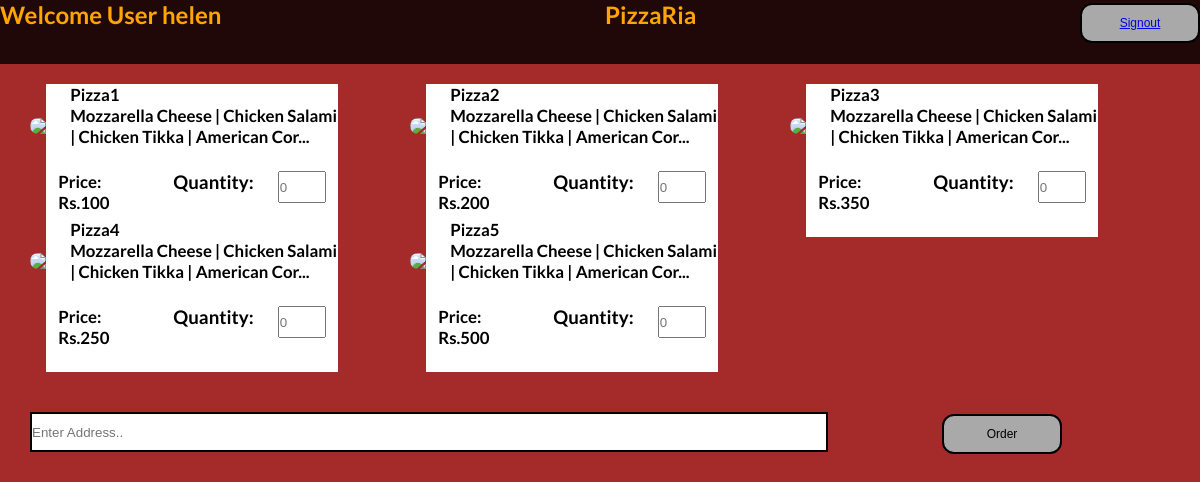
Screenshot of /customer/welcome/ (signed in) with the database file from the repository.
### pizzariaapp/models.py (models this page shows)
class PizzaModel(models.Model):
	name = models.CharField(max_length = 10)
	price = models.CharField(max_length = 10)
	pizza_image = models.ImageField(upload_to='pizzaImage/', null= True, blank = True)

### pizzariaapp/views.py (the view)
# urls.py: path('customer/welcome/',customerWelcomePage,name='userwelcomepage'),
def customerWelcomePage(request):
	if not request.user.is_authenticated:
		return redirect('userloginview')
	username = request.user.username
	pizzas = PizzaModel.objects.all()
	context = {'username':username,'pizzas':pizzas}
	return render(request,'pizzariaapp/welcomeuser.html',context)

### templates/pizzariaapp/welcomeuser.html (shortened to what this page needs)
{% extends 'base.html' %}
{% block navbar %}
<nav class="cust-nav-bar nav-bar">
    <h2>Welcome User {{ username }}</h2>
	<h2>PizzaRia</h2>
	<div class="button-container-home">
        <button  class="button button1">
            <a href="/customer/logout/">Signout</a>
        </button>
	</div>
</nav>
{% endblock %}
{% block content %}
<div class="show-pizza-cust">
    <h3 style="text-align:center"><a Style="text-decoration:none" href="/customer/showorder/">Check Order</a><h3>
    <form method="POST" action="/placeorder/">
        <div class="show-pizzas">
            {% for i in pizzas %}
            <div class="container">
                <div class="card">
                    <p>{{ i.name }}</p>
                    <p>Mozzarella Cheese | Chicken Salami | Chicken Tikka |     American Cor...</p>
                    <div style="display:flex; justify-content:space-between">
                        <p style="margin:3vh 1vw">Price: Rs.{{ i.price }}</p>
                        <label style="margin:3vh 1vw"><h4>Quantity:</h4></label>
                        <input style="width: 4vw;height:4vh;margin:3vh 1vw" type="number" min="0" name= "{{i.id}}" placeholder="0">
                    </div>
                </div>
            </div>
            {% endfor %}
        </div>
        <div class="cust-address">
            <input type="text" name="address" placeholder="Enter Address..">
            <div class="button-container-home" style="margin-left:10%;">
                <button  type="submit" class="button button1">
                    Order
                </button>
            </div>
        </div>
    </form>
</div>
{% endblock %}

### static/css/desktop/main_style.css (style rules this page uses)
* { padding: 0; margin: 0; box-sizing: border-box; }
body { font-family: "Lato", sans-serif; width: 100%; height: 100%; background-color: brown; }
.nav-bar { width: 100%; height: 8vh; position: fixed; background-color: rgba(0,0,0,0.8); display: flex; color: orange; flex-direction: row; z-index: 9999; }
.cust-nav-bar { justify-content: space-between; }
.button-container-home { position: relative; display: flex; flex-direction: row; top: 5%; width: auto; }
.button { color: #000; background-color: darkgrey; text-align: center; text-decoration: none; display: block; height: 5vh; width: 10vw; border-radius: 1vw; font-size: 1vw; border: 2px solid #000; transition-duration: 0.4s; cursor: pointer; }
.show-pizza-cust { position: relative; width: 95vw; height: fit-content; top:10vh; margin: auto; }
.cust-address { position: relative; width: 100%; height: 5vh; margin: 5vh 0; display: flex; flex-direction: row; }
.cust-address input[type=text] { border: solid 2px #000; width:70%; }
.show-pizzas { position: relative; width: 100%; height: auto; display: grid; grid-template-columns: auto auto auto; }
.container { position: relative; width: 27vw; margin-top: 2vh; display:flex; flex-direction:column; }
.card { position:relative; width:90%; height:auto; display: flex; flex-direction:column; justify-content:space-around; background-color:white; margin:0 5%; margin-top:-50px; }
.card p { margin-left:2vw; font-size: 1.4vw; height: 30%; }

### rows the page displays
PizzaModel: name "Pizza1", price "100"
PizzaModel: name "Pizza2", price "200"
PizzaModel: name "Pizza3", price "350"
PizzaModel: name "Pizza4", price "250"
PizzaModel: name "Pizza5", price "500"

### other values shown
{{ username }} "helen"
